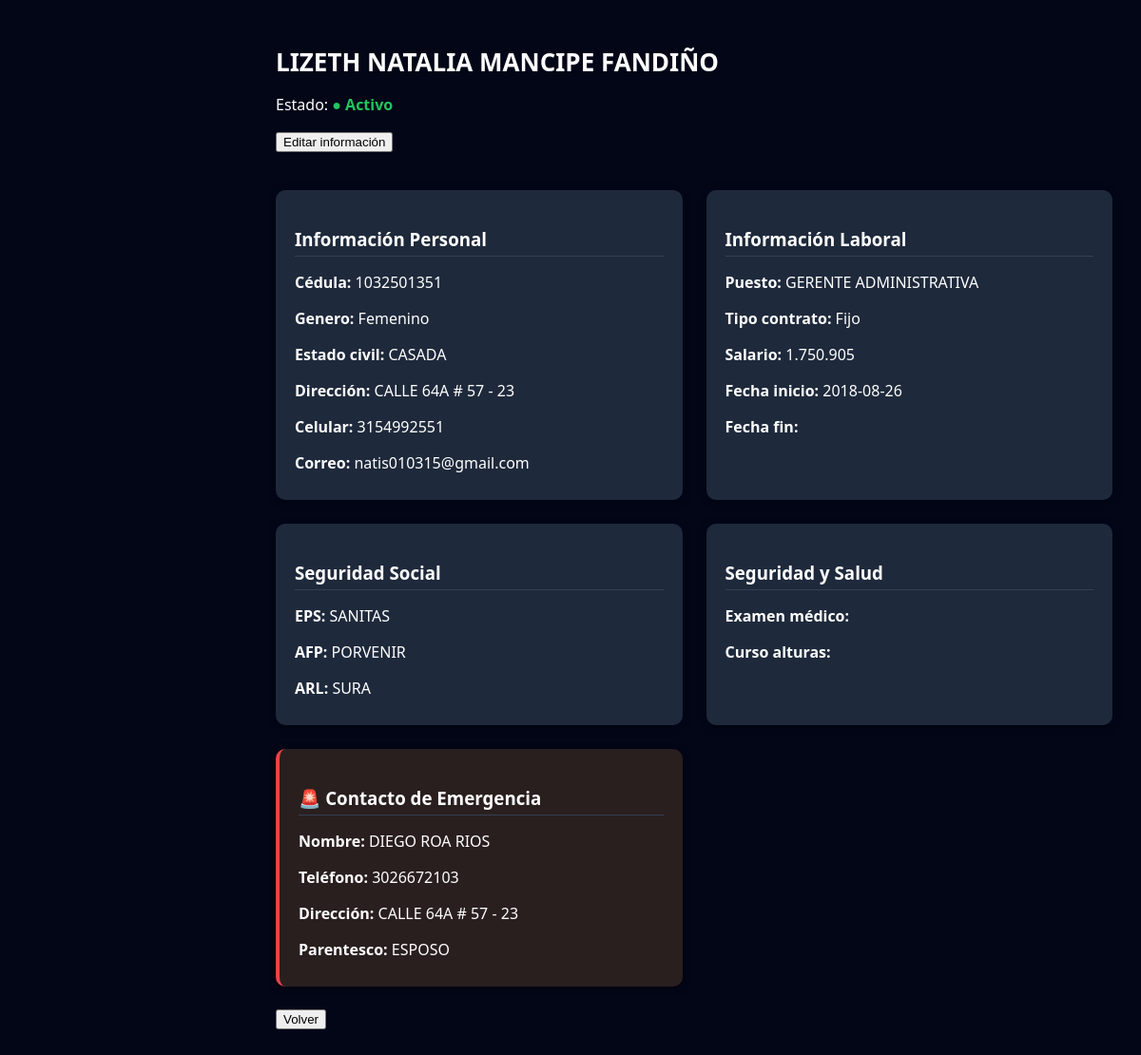
The app's page /empleado/1 with its own data.
### tables this page shows
CREATE TABLE empleados(
        id INTEGER PRIMARY KEY AUTOINCREMENT,
        nombre TEXT,
        apellido TEXT,
        edad INTEGER,
        fecha_nacimiento TEXT,
        puesto TEXT,
        salario REAL,
        fecha_inicio TEXT,
        fecha_fin TEXT,
        eps TEXT,
        arl TEXT,
        celular TEXT,
        correo TEXT,
        estado_contrato TEXT
    , cedula TEXT, fecha_expedicion TEXT, genero TEXT, tipo_contrato TEXT, afp TEXT, fecha_examen_medico TEXT, fecha_curso_alturas TEXT, estado_civil TEXT, direccion TEXT, emergencia_nombre TEXT, emergencia_telefono TEXT, emergencia_direccion TEXT, emergencia_parentesco TEXT);

### app.py (the view)
@app.route("/empleado/<int:id>")
def ver_empleado(id):
    conn = sqlite3.connect(DB)
    conn.row_factory = sqlite3.Row
    cursor = conn.cursor()
    cursor.execute("SELECT * FROM empleados WHERE id=?", (id,))
    empleado = cursor.fetchone()
    conn.close()
    return render_template("perfil_empleado.html", empleado=empleado)

### templates/perfil_empleado.html (shortened to what this page needs)
<!DOCTYPE html>
<html>
<head>
<link rel="stylesheet" href="{{ url_for('static', filename='style.css') }}">
</head>
<body class="app-body">
<div class="container">
<h1>{{ empleado["nombre"] }} {{ empleado["apellido"] }}</h1>
<p>
Estado:
{% if empleado["estado_contrato"] == "Activo" %}
<span class="estado-activo">● Activo</span>
{% else %}
<span class="estado-inactivo">● Inactivo</span>
{% endif %}
</p>
<a href="/editar_empleado/{{ empleado['id'] }}">
<button style="margin-bottom:20px;">
Editar información
</button>
</a>
<div class="perfil-grid">
<div class="card">
<h3>Información Personal</h3>
<p class="dato"><b>Cédula:</b> {{ empleado["cedula"] }}</p>
<p class="dato"><b>Genero:</b> {{ empleado["genero"] }}</p>
<p class="dato"><b>Estado civil:</b> {{ empleado["estado_civil"] }}</p>
<p class="dato"><b>Dirección:</b> {{ empleado["direccion"] }}</p>
<p class="dato"><b>Celular:</b> {{ empleado["celular"] }}</p>
<p class="dato"><b>Correo:</b> {{ empleado["correo"] }}</p>
</div>
<div class="card">
<h3>Información Laboral</h3>
<p class="dato"><b>Puesto:</b> {{ empleado["puesto"] }}</p>
<p class="dato"><b>Tipo contrato:</b> {{ empleado["tipo_contrato"] }}</p>
<p class="dato"><b>Salario:</b> {{ empleado["salario"] }}</p>
<p class="dato"><b>Fecha inicio:</b> {{ empleado["fecha_inicio"] }}</p>
<p class="dato"><b>Fecha fin:</b> {{ empleado["fecha_fin"] }}</p>
</div>
<div class="card">
<h3>Seguridad Social</h3>
<p class="dato"><b>EPS:</b> {{ empleado["eps"] }}</p>
<p class="dato"><b>AFP:</b> {{ empleado["afp"] }}</p>
<p class="dato"><b>ARL:</b> {{ empleado["arl"] }}</p>
</div>
<div class="card">
<h3>Seguridad y Salud</h3>
<p class="dato"><b>Examen médico:</b> {{ empleado["fecha_examen_medico"] }}</p>
<p class="dato"><b>Curso alturas:</b> {{ empleado["fecha_curso_alturas"] }}</p>
</div>
<div class="card card-emergencia">
<h3>🚨 Contacto de Emergencia</h3>
<p class="dato"><b>Nombre:</b> {{ empleado["emergencia_nombre"] }}</p>
<p class="dato"><b>Teléfono:</b> {{ empleado["emergencia_telefono"] }}</p>
<p class="dato"><b>Dirección:</b> {{ empleado["emergencia_direccion"] }}</p>
<p class="dato"><b>Parentesco:</b> {{ empleado["emergencia_parentesco"] }}</p>
</div>
</div>
<br>
<a href="/empleados">
<button>Volver</button>
</a>
</div>
</body>
</html>

### static/style.css (style rules this page uses)
body { margin:0; font-family:'Segoe UI', sans-serif; background:#020617; color:white; }
h1 { margin-bottom:5px; }
.container { margin-left:260px; padding:30px; }
.app-body { background:#020617; }
a button { cursor:pointer; transition:0.2s; }
h1 { font-size:26px; margin-bottom:10px; }
a { color:#60a5fa; }

### templates/perfil_empleado.html (style rules this page uses)
.perfil-grid { display:grid; grid-template-columns:1fr 1fr; gap:25px; margin-top:20px; }
.card { background:#1e293b; padding:20px; border-radius:10px; box-shadow:0px 2px 10px rgba(0,0,0,0.4); }
.card h3 { margin-bottom:15px; border-bottom:1px solid #334155; padding-bottom:5px; }
.dato { margin-bottom:8px; }
.estado-activo { color:#22c55e; font-weight:bold; }
.card-emergencia { background:#2a1f1f; border-left:4px solid #ef4444; }

### records on screen
empleados: nombre "LIZETH NATALIA", apellido "MANCIPE FANDIÑO", cedula "1032501351", genero "Femenino", estado_civil "CASADA", direccion "CALLE 64A # 57 - 23", celular "3154992551", correo "natis010315@gmail.com", puesto "GERENTE ADMINISTRATIVA", tipo_contrato "Fijo", salario "1.750.905", fecha_inicio "2018-08-26", eps "SANITAS", afp "PORVENIR", arl "SURA", emergencia_nombre "DIEGO ROA RIOS", emergencia_telefono "3026672103", emergencia_direccion "CALLE 64A # 57 - 23", emergencia_parentesco "ESPOSO"
